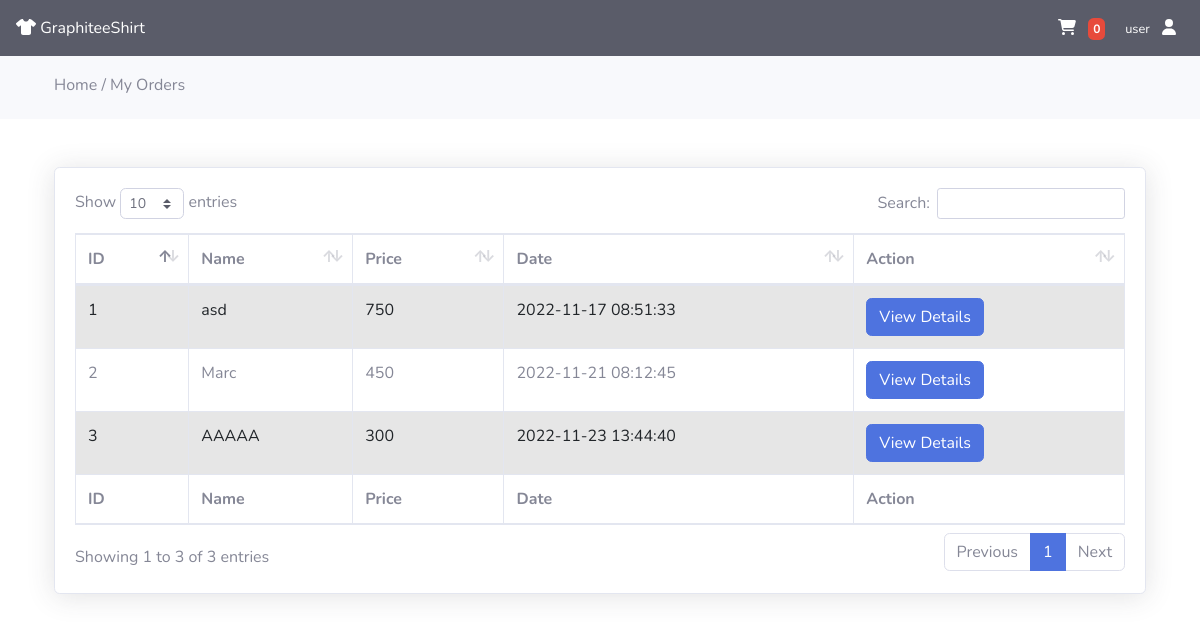
Before: /my-orders.php (signed in) with the older database file.
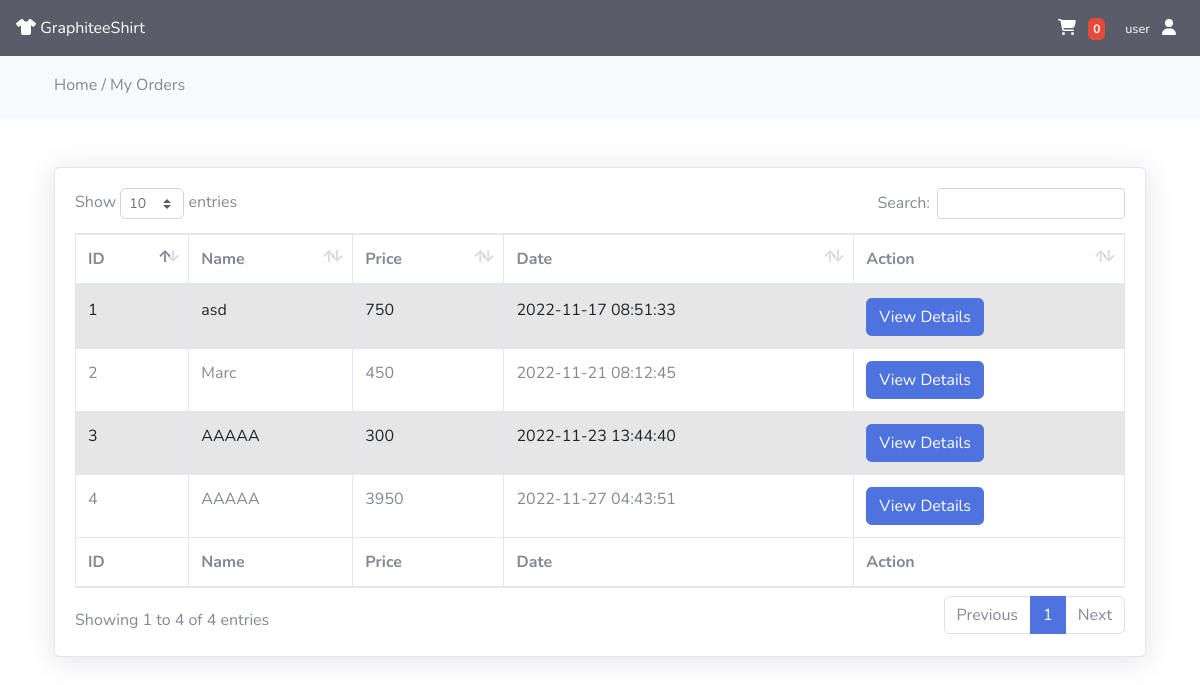
After: the same page with the newer database file.
### tables this page shows
CREATE TABLE `orders` (
  `id` int(11) NOT NULL,
  `tracking_id` varchar(255) NOT NULL,
  `user_id` int(255) NOT NULL,
  `name` varchar(255) NOT NULL,
  `email` varchar(255) NOT NULL,
  `phone` varchar(255) NOT NULL,
  `address` mediumtext NOT NULL,
  `pincode` int(255) NOT NULL,
  `total_price` int(255) NOT NULL,
  `payment_mode` varchar(255) NOT NULL,
  `payment_id` varchar(255) DEFAULT NULL,
  `status` tinyint(4) NOT NULL DEFAULT 0,
  `comments` varchar(255) DEFAULT NULL,
  `created_at` timestamp NOT NULL DEFAULT current_timestamp()
);

### classes/connectiondb.php (called while the page is built, shortened)
<?php
class connection
{
    protected function connect()
    {
        try {
            $servername = "localhost";
            $username = "root";
            $password = "";
            $conn = new PDO("mysql:host=$servername;dbname=ooplogin", $username, $password);
            $conn->setAttribute(PDO::ATTR_ERRMODE, PDO::ERRMODE_EXCEPTION);
            return $conn;
        } catch (PDOException $e) {
            echo "Connection failed: " . $e->getMessage();
            die();
        }
    }
}

### classes/viewproductModel.php (called while the page is built, shortened)
<?php
class viewproducts extends connection
{
    function getOrders($user_id)
    {
        $sql = "SELECT * FROM orders WHERE user_id ='$user_id' ORDER BY id DESC";
        $stmt = $this->connect()->prepare($sql);
        $stmt->execute();
        return $stmt;
    }
}

### my-orders.php (the view, shortened to what the changed rows need)
<?php
if (!isset($_SESSION["userid"])) {
    $style = "style='display:none;'";
    $toggle = "";
} else {
    include "classes/connectiondb.php";
    include "classes/viewproductModel.php";
}
?>
<!DOCTYPE html>
<html lang="en">
<head>
    <link href="https://cdn.jsdelivr.net/npm/bootstrap@5.2.0/dist/css/bootstrap.min.css" rel="stylesheet">
    <link href="vendors/fontawesome-free/css/all.min.css" rel="stylesheet" type="text/css">
    <link href="dashboard/css/sb-admin-2.min.css" rel="stylesheet">
    <link href="vendors/datatables/dataTables.bootstrap4.min.css" rel="stylesheet">
    <link rel="stylesheet" href="https://cdnjs.cloudflare.com/ajax/libs/font-awesome/6.1.2/css/all.min.css">
    <link rel="stylesheet" href="//cdn.jsdelivr.net/npm/alertifyjs@1.13.1/build/css/alertify.min.css" />
</head>
<body>
    <div class="row">
        <div class="py-5">
            <div class="container">
                <div class="card card-body shadow">
                    <div class="row">
                        <div class="col-md-12">
                            <table id="dataTable" class="table table-bordered table-striped" style="width:100%">
                                <thead class="">
                                    <tr>
                                        <th>ID</th>
                                        <th>Name</th>
                                        <th>Price</th>
                                        <th>Date</th>
                                        <th>Action</th>
                                    </tr>
                                </thead>
                                <tbody>
                                    <?php
                                    $user_id = $_SESSION["userid"];
                                    $order = new viewproducts();
                                    $orderData = $order->getOrders($user_id);
                                    if ($orderData->rowCount() > 0) {
                                        foreach ($orderData as $items) {
                                    ?>
                                            <tr>
                                                <td> <?= $items['id']; ?> </td>
                                                <td> <?= $items['name']; ?> </td>
                                                <td> <?= $items['total_price']; ?> </td>
                                                <td> <?= $items['created_at']; ?> </td>
                                                <td>
                                                    <a href="view-order.php?t=<?= $items['tracking_id']; ?> " class="btn btn-primary "> View Details </a>
                                                </td>
                                            </tr>
                                        <?php
                                        }
                                    } else {
                                        ?>
                                    <?php
                                    }
                                    ?>
                                </tbody>
                                <tfoot>
                                    <tr>
                                        <th>ID</th>
                                        <th>Name</th>
                                        <th>Price</th>
                                        <th>Date</th>
                                        <th>Action</th>
                                    </tr>
                                </tfoot>
                            </table>
                        </div>
                    </div>
                </div>
            </div>
        </div>
</body>
</html>

Changed rows visible on the page:
added orders: id "4", name "AAAAA", total_price "3950", created_at "2022-11-27 04:43:51"
Other visible differences:
text written by a page script: "Show entries Search: Showing 1 to 3 of 3 entries Previous 1 Next" → "Show entries Search: Showing 1 to 4 of 4 entries Previous 1 Next"
